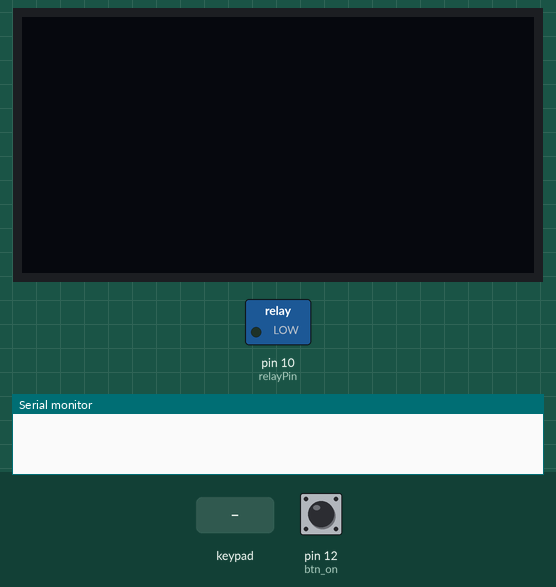
Recording of a sketch running on a simulated Arduino Uno, built with avr-gcc and run on an emulated ATmega328P. On the bench: 128×64 one-colour display, switched loads named in the sketch (green lamp = pin HIGH), the last lines printed to the serial monitor. Inputs (shaded band) come from the test bench; at power-on: pin 12 (btn_on) LOW.

Above: at 1.2 s.
1.3 s: key '1' pressed
At 2.1 s:
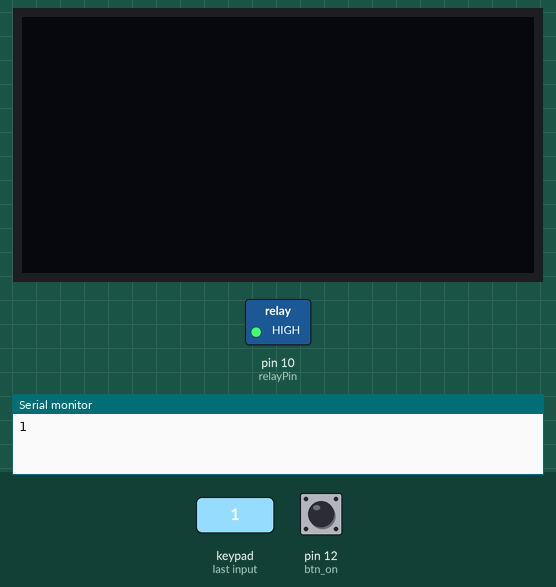
Timing chart, 0 to 4.3 s (numbered marks = the images above; inputs shaded):
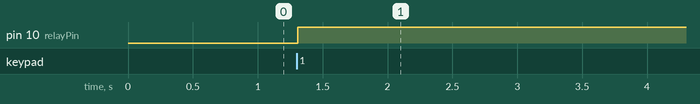

The sketch:

tam_automatic_dispenser.ino
```cpp
#include <Keypad.h>
#include <Wire.h>
#include <Adafruit_GFX.h>
#include <Adafruit_SSD1306.h>

const int relayPin = 10;
const byte ROWS = 4;
const byte COLS = 4;

#define OLED_ADDR 0x3C     // I2C address of the OLED display

Adafruit_SSD1306 display(128, 64, &Wire, -1);  // Initialize the OLED display

byte rowPins[ROWS] = {9, 8, 7, 6};
byte colPins[COLS] = {5, 4, 3, 2};

#define btn_on 12
#define btn_off 13

// Layout keypad
char keys[ROWS][COLS] = {
  {'1', '2', '3', 'A'},
  {'4', '5', '6', 'B'},
  {'7', '8', '9', 'C'},
  {'*', '0', '#', 'D'}
};

Keypad keypad = Keypad(makeKeymap(keys), rowPins, colPins, ROWS, COLS);

void setup() {
  pinMode(relayPin, OUTPUT);
  pinMode(btn_on, INPUT);
  pinMode(btn_off, INPUT);
  Serial.begin(9600);

  // Initialize I2C communication
  Wire.begin();

  // Initialize the OLED display
  if (!display.begin(SSD1306_SWITCHCAPVCC, OLED_ADDR)) {
    Serial.println("Failed to initialize OLED display");
    while (1);
  }

  display.clearDisplay();
}

void loop() {
  char key = keypad.getKey();

  if (key != NO_KEY && (key == '1' || key == '2' || key == '3' || key == '4')) {
    Serial.println(key);

    if (digitalRead(btn_on) == HIGH) {
      Serial.println("FILLING SOFTENER");
      digitalWrite(relayPin, LOW);  // Activate the relay
      Serial.println("Relay turned ON");

      // Display shows "Filling" when btn_on is pressed
      display.setTextSize(2);
      display.setTextColor(SSD1306_WHITE);
      display.setCursor(20, 10);
      display.println("Filling");
      display.display();
      delay(3000);
    }

    digitalWrite(relayPin, HIGH);
    display.clearDisplay();
  }
}
```

Measured:
- after the input at 1.3 s, pin 10 (relayPin): LOW → HIGH at once
